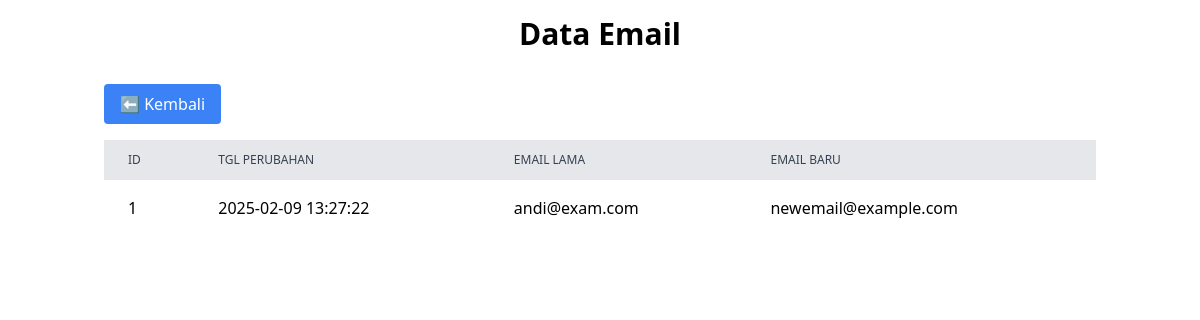
The page /riwayat_email.php on the database its author committed.
### tables this page shows
CREATE TABLE `log_perubahan_email` (
  `id_log` int(11) NOT NULL,
  `id_pegawai` int(11) NOT NULL,
  `email_lama` varchar(100) DEFAULT NULL,
  `email_baru` varchar(100) DEFAULT NULL,
  `waktu_perubahan` timestamp NOT NULL DEFAULT current_timestamp()
);

### riwayat_email.php (the view, shortened to what this page needs)
<?php
include 'koneksi.php';
$query = "SELECT * FROM log_perubahan_email";
$result = mysqli_query($koneksi, $query);
?>
<!DOCTYPE html>
<html lang="en">
<head>
    <link href="https://cdn.jsdelivr.net/npm/tailwindcss@2.2.19/dist/tailwind.min.css" rel="stylesheet">
</head><body>
    <div class="container mx-auto p-4">
        <h1 class="text-3xl font-bold text-center mb-8">Data Email</h1>
        <a href="index.php" class="bg-blue-500 text-white px-4 py-2 rounded mb-4 inline-block">⬅️ Kembali</a>
        <table class="min-w-full">
            <thead class="bg-gray-200">
                <tr>
                    <th class="px-6 py-3 text-left text-xs font-medium text-gray-700 uppercase">ID</th>
                    <th class="px-6 py-3 text-left text-xs font-medium text-gray-700 uppercase">tgl perubahan</th>
                    <th class="px-6 py-3 text-left text-xs font-medium text-gray-700 uppercase">Email Lama</th>
                    <th class="px-6 py-3 text-left text-xs font-medium text-gray-700 uppercase">Email Baru</th>
                </tr>
            </thead>
            <tbody class="divide-y divide-gray-200">
                <?php while ($row = mysqli_fetch_assoc($result)): ?>
                <tr>
                    <td class="px-6 py-4"><?= $row['id_log'] ?></td>
                    <td class="px-6 py-4"><?= $row['waktu_perubahan'] ?></td>
                    <td class="px-6 py-4"><?= $row['email_lama'] ?></td>
                    <td class="px-6 py-4"><?= $row['email_baru'] ?></td>
                </tr>
                <?php endwhile; ?>
            </tbody>
            </table>
    </body>
    </html>

### rows shown on the page
log_perubahan_email: id_log "1", waktu_perubahan "2025-02-09 13:27:22", email_lama "andi@exam.com", email_baru "newemail@example.com"
